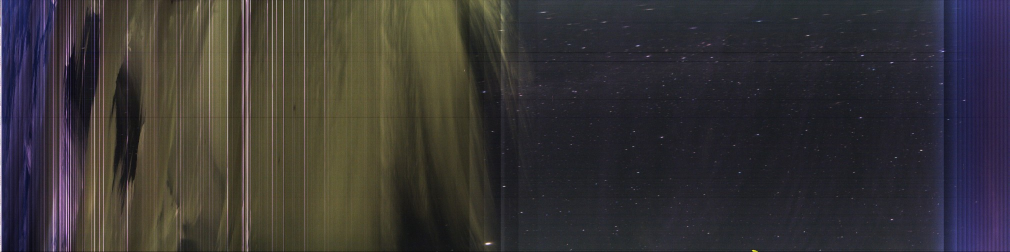
#> input picture content/keogram_example.jpg, 2019 x 504 px (shown at 1/2 size); its folder holds only this picture in this run
$ python -i companion_visible_horizon.py   (imports and definitions only)
#> lines starting #> are read from the running program, lines starting #| are printed output that depends on the picture
"""Measure repeatable foreground silhouettes in star-aligned night photographs."""
from functools import lru_cache
import json
import math
from pathlib import Path

import cv2
import numpy as np
from PIL import Image

from .companion_target_quality import _lights, _sky_positions, frame_star_evidence
from .companion_targets import project_horizontal_pixels, projection_values, rotate_horizontal
from .lens_solver.catalog import loadCatalog


STEP = 0.25  # output bearings, degrees clockwise from north
_COARSE_STEP = 2
_RESOLUTION = 0.5  # internal sampling in altitude and azimuth
_ALT = np.arange(0., 90., _RESOLUTION)
_AZ = np.arange(0., 360., _RESOLUTION)
_BRANCH_ALT = np.arange(0., 90., .125)
_BRANCH_AZ = np.arange(0., 360., STEP)
_CHECK_AZ = np.arange(0., 360., 4.)


# [298 lines left out: functions _thumbnail_star_bearings, _thumbnail_rays, horizon_signature, significant_horizon_change, _unwrap, _outline and 5 more, not called in this run]


def measure_horizon(frames):
    """Return the measured skyline and separately the lower limits of visible sky.

    One explicitly supplied image yields an initial planning estimate only. For
    repeatable terrain, supply two or three images from the same verified setup,
    taken at least two minutes apart within two hours.
    """
    measurements = []
    geometry = None
    stamps = []
    frames = tuple(frames)
    initial = len(frames) == 1
    for path, model in frames:
        try:
            key = (model['id'], tuple(model['image_size']), tuple(model['location']), projection_values(model))
            if geometry is not None and key != geometry:
                return None
            geometry = key
            stamp = model['observed_at']
            if not math.isfinite(stamp) or any(abs(stamp - other) < 120 for other in stamps):
                continue
            path = Path(path)
            stat = path.stat()
            essential = {k: model[k] for k in ('values', 'location', 'image_size', 'observed_at')}
            measurement = _measure_frame(str(path), (stat.st_mtime_ns, stat.st_size), json.dumps(essential, sort_keys=True))
            if measurement is not None:
                measurements.append(measurement)
                stamps.append(stamp)
            if len(measurements) == 3:
                break
        except (OSError, ValueError, KeyError, TypeError, Image.DecompressionBombError, cv2.error):
            continue
    if not measurements or (not initial and len(measurements) < 2) or max(stamps) - min(stamps) > 7200:
        return None

    broad, limits, tips = (np.stack(values) for values in zip(*measurements))
    broad = np.where(np.ptp(broad, axis=0) <= 2., broad.max(axis=0), np.nan)
    lower = limits.max(axis=0)
    # Interpolation requires evidence on both sides. A cropped or unverified ray
    # cannot acquire a physical horizon from just one neighbouring sector.
    pos = _BRANCH_AZ / _COARSE_STEP
    left = pos.astype(int)
    right = np.ceil(pos).astype(int) % len(broad)
    coarse = broad[left] + (pos - left) * (broad[right] - broad[left])
    floors = np.maximum(lower[left], lower[right])
    if initial:
        tip = tips[0]
        neighbors = np.fmax(np.roll(tip, 1), np.roll(tip, -1))
        # One isolated high pixel has no independent confirmation on the first
        # exposure. A continuous limb may still contribute to the planning curve.
        heights = np.fmax(coarse, np.where(neighbors >= tip - 3., tip, np.nan))
        envelope = _estimated_envelope(heights, floors)
        if envelope is None:
            return None
        return {'step_deg': STEP, 'altitudes': [None] * len(heights), 'image_floor': [None] * len(heights),
                'envelope': envelope, 'frames': 1, 'quality': 'estimated'}
    ordered = np.sort(np.where(np.isfinite(tips), tips, -np.inf), axis=0)
    highest, second = ordered[-1], ordered[-2]
    # A poorly exposed frame can lose twig tips. The highest edge must recur,
    # even if a third image sees only the lower part of the same silhouette.
    stable = np.isfinite(second) & (second >= highest - .875)
    # A single tall feature in an otherwise repeatable sector could be a cloud.
    # Do not place a physical line below that unresolved feature.
    heights = np.where(stable, highest, np.where(highest <= coarse + 1., coarse, np.nan))
    floors = np.where(np.isfinite(heights) | (floors < highest), np.nan, floors)
    if not (np.isfinite(heights).any() or np.isfinite(floors).any()):
        return None
    def nullable(values):
        return [float(v) if np.isfinite(v) else None for v in values]
    return {'step_deg': STEP, 'altitudes': nullable(heights), 'image_floor': nullable(floors),
            'envelope': _estimated_envelope(heights, floors), 'frames': len(measurements), 'quality': 'repeated'}

>>> import cv2
>>> picture = cv2.imread('../content/keogram_example.jpg', cv2.IMREAD_GRAYSCALE)
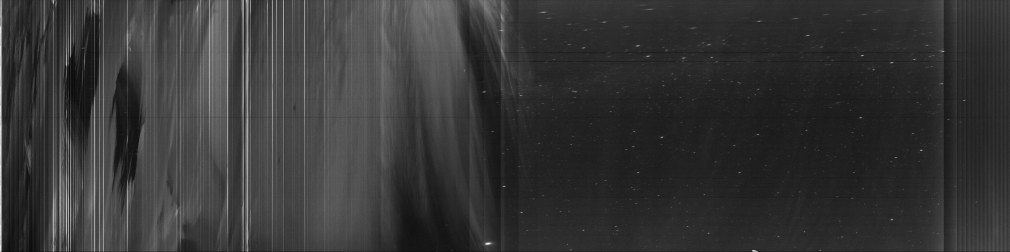
#> picture: shape (504, 2019) (shown at 1/2 size); min 0, max 255, mean 53.9
>>> result = measure_horizon(picture)
#> in measure_horizon, `frames = tuple(frames)`: frames = 504 items
#> in measure_horizon, `initial = len(frames) == 1`: initial = False
#> (the run stopped early here; a loop or call above may not have finished)
